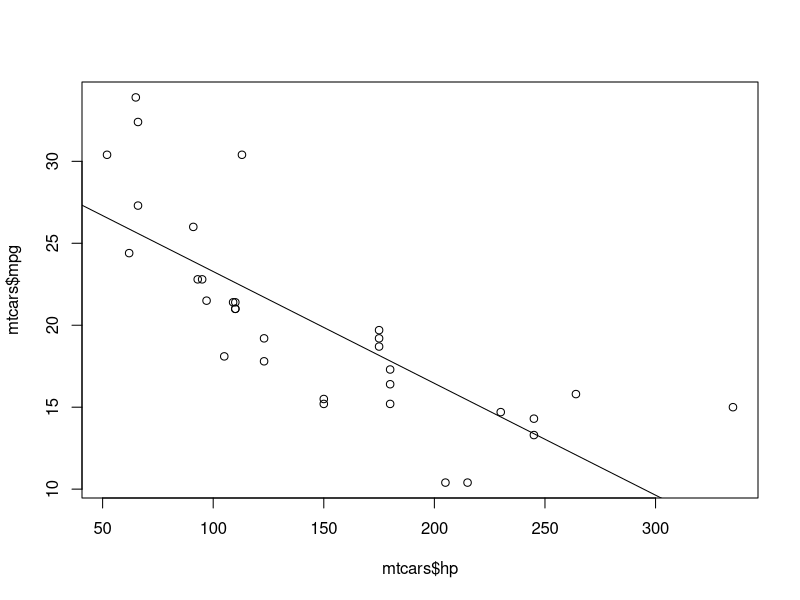

Reproduce this figure in R.

#If you don't have the stats package installed, install it here
#install.packages("stats")
#library("stats")

#descriptive statistics
range(mtcars$mpg)
mean(mtcars$mpg)
median(mtcars$mpg)
sd(mtcars$mpg) # standard deviation
var(mtcars$mpg) #variance

#if you want a bunch of stuff at once
summary(mtcars[1:4])

#let's convert to something more readable
carsDf = mtcars
carsDf$cyl <- factor(carsDf$cyl, levels = c(4, 6, 8), labels = c("4cyl", "6cyl", "8cyl"))
carsDf$am <- factor(carsDf$am, levels = c(0,1), labels = c("Automatic", "Manual"))

# we can use the aggregate function to slice our data sets up
aggregate(mpg ~ cyl, data = carsDf, mean) # Average MPG by Cyl
aggregate(mpg ~ am, data = carsDf, mean) #Avgerage MPG by Transmission
aggregate(mpg ~ cyl + am, data = carsDf, mean) # Average MPG by Transmission and Cyl

#covariance
cov(mtcars$mpg, mtcars$hp) #covariance
cov(mtcars[1:4]) # covariance matrix

#correlation
cor(mtcars$mpg, mtcars$hp) #correlation
cor(mtcars[1:4]) # correlation matrix

#pulling random samples from datasets
sample(faithful$eruptions, size = 5)

#linear regression
model_fit = lm(mtcars$mpg ~ mtcars$hp) #build a fitted linear model

summary(model_fit)

plot(mtcars$hp, mtcars$mpg)
abline(model_fit) #adds a line to the plot